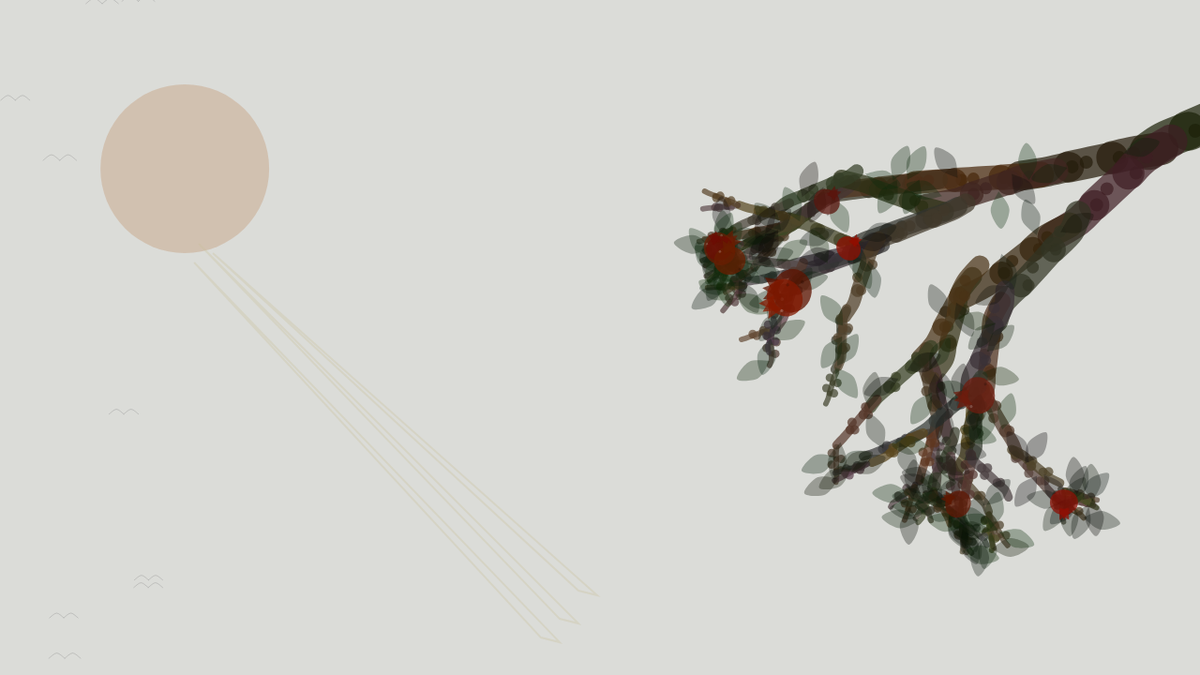
Frame 1 (no input)
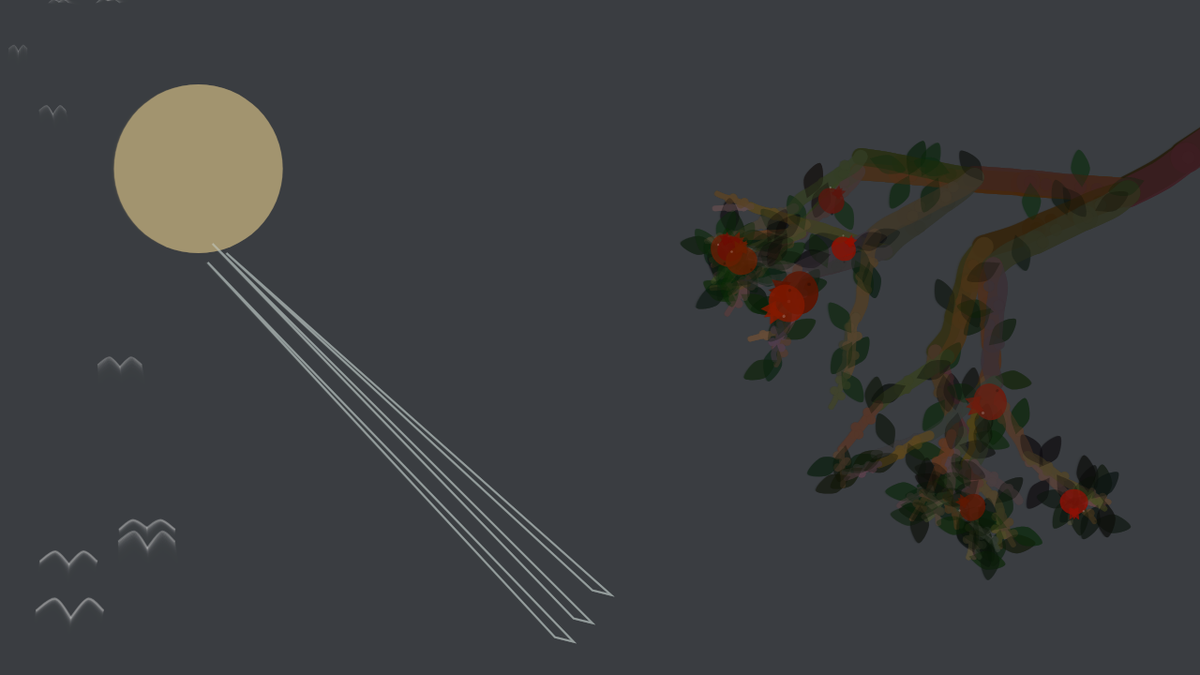
Frame 60 (no input)
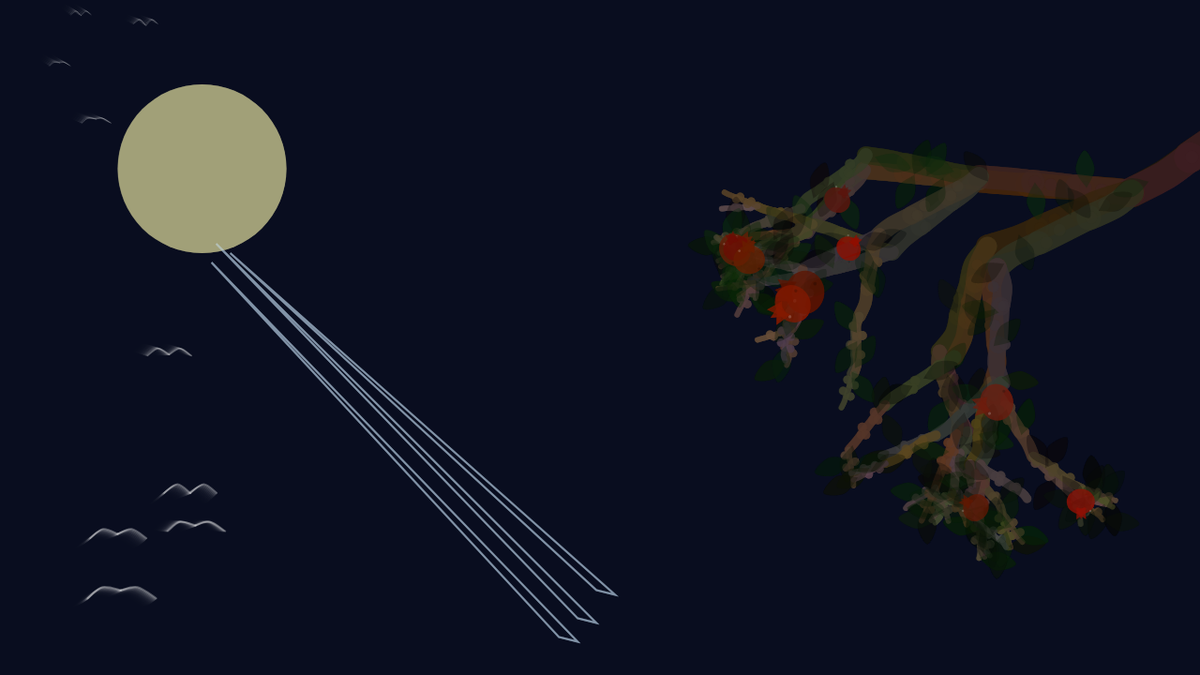
Frame 120 (the mouse pressed at the canvas centre since frame 60)

The p5.js sketch that drew these frames (run headless with seeded random() and noise() and a simulated clock; from frame 60 on, the mouse is pressed at the canvas centre):

// p5.js sketch
// ── sketch.js
//Finding references in the NOC example code by Prof. Moon.
let canvas;
let bgColor;
let smColor;
let dyColor;
let ltColor;
let joints = [];
let branches = [];
let pomes = [];
let pomeleaves = [];
let sunmoon;
let dayans = [];

function setup() {
  canvas = createCanvas(1280, 720);
  noCursor();

  let start1 = createVector(width + 80, height / 7.5);
  joints.push(start1);
  branch(start1, -PI / 7, 150);

  sunmoon = new SunMoon(width / 6.5, height / 4, 180);
  
  for (let i = 0; i < 9; i++) {
    dayans.push(new Dayan(random(0, 200), random(height)));
  }
}

function draw() {
  let xOffset = sin(frameCount * 0.01) * 20;
  translate(xOffset, 0);

  bgColor = color(
    map(sin(frameCount * 0.01), -1, 1, 255, 0),
    map(sin(frameCount * 0.01), -1, 1, 255, 5),
    map(sin(frameCount * 0.01), -1, 1, 200, 25),
    70
  );
  background(bgColor);

  let windForce = map(sin(frameCount * 0.05), -1, 1, -0.1, 0.1);

  let wind = createVector(windForce, 0);

  sunmoon.update();
  sunmoon.display();

  for (let i = 0; i < branches.length; i++) {
    branches[i].update(wind);
    branches[i].display();
  }

  for (let i = 0; i < pomeleaves.length; i++) {
    pomeleaves[i].display();
  }

  for (let i = 0; i < pomes.length; i++) {
    pomes[i].display();
  }

  for (let i = 0; i < dayans.length; i++) {
    let target = createVector(mouseX, mouseY);
    dayans[i].seek(target);
    dayans[i].avoidday(dayans);
    dayans[i].avoidbran(branches);
    dayans[i].update();
    dayans[i].reappear();
    dayans[i].display();
    dayans[i].waving = 5 * sin(frameCount * 0.05 + i * 0.5);
    dayans[i].farnear = map(
      dist(dayans[i].pos.x * 0.7, dayans[i].pos.y, 0, 0),
      0,
      600,
      0.5,
      2
    );
  }
}

function keyPressed() {
  if (key == "f") {
    let fs = fullscreen();
    fullscreen(!fs);
  }
}

function branch(from, angle, len, gen = 0) {
  let vector = p5.Vector.fromAngle(angle - PI).setMag(len);
  let to = p5.Vector.add(from, vector);

  joints.push(to);

  let thickness = map(len, 35, 150, 0.5, 45);
  let stiffness = map(len, 0, 150, 1, 0);

  branches.push(new Branch(from, to, thickness, 180, stiffness, gen));

  if (gen >= 1) {
    if (random() < 0.7) {
      pomeleaves.push(new PomeLeave(from, to, 1, 50));
    }
  }

  if (gen >= 4) {
    if (random() < 0.1) {
      pomes.push(new Pome(from, to, 1, 50));
    }
  }

  // alteration
  len = (len * 5) / 6;
  gen++;

  // recursion
  if (gen >= 0 && gen < 3) {
    let angle1 = angle + (PI / 8) * 0.5 + random(-0.1, 0.1);
    branch(to, angle1, len, gen);

    let angle2 = angle - (PI / 8) * 0.5 + random(-0.1, 0.1);
    branch(to, angle2, len, gen);
  } else if (gen >= 3 && gen < 7) {
    if (random() < 0.3) {
      let angle1 = angle + (PI / 8) * 0.8 + random(-0.5, 0.5);
      branch(to, angle1, len, gen);
    }

    if (random() < 0.2) {
      let angle1 = angle + (0.5 * PI) / 8 + random(-0.5, 0.5);
      branch(to, angle1, len, gen);
    }

    if (random() < 0.6) {
      let angle3 = angle - (0.5 * PI) / 8 + random(-0.5, 0.5);
      branch(to, angle3, len, gen);
    }

    if (random() < 0.8) {
      let angle4 = angle - (PI / 8) * 0.8 + random(-0.5, 0.5);
      branch(to, angle4, len, gen);
    }
  }
}

class SunMoon {
  constructor(x, y, size) {
    this.pos = createVector(x, y);
    this.size = size;
  }
  update() {
    this.pos.x = this.pos.x + sin(frameCount * 0.05) * 0.09;
  }
  display() {
    smColor = color(
      map(sin(frameCount * 0.01), -1, 1, 120, 255),
      map(sin(frameCount * 0.01), -1, 1, 10, 255),
      map(sin(frameCount * 0.01), -1, 1, 0, 180),
      80
    );

    ltColor = color(
      map(sin(frameCount * 0.01), -1, 1, 200, 200),
      map(sin(frameCount * 0.01), -1, 1, 150, 230),
      map(sin(frameCount * 0.01), -1, 1, 50, 255),
      80
    );

    push();
    noStroke();
    fill(smColor);
    circle(this.pos.x, this.pos.y, this.size);
    pop();

    push();
    translate(this.pos.x, this.pos.y);
    strokeWeight(2);
    stroke(ltColor);
    noFill();
    rotate(sin(frameCount * 0.1) * 0.002);
    triangle(30, 90, 420, 450, 440, 455);
    triangle(15, 80, 400, 480, 420, 485);
    triangle(10, 100, 380, 500, 400, 505);
    pop();
  }
}

class Branch {
  constructor(from, to, thickness, len, stiffness, gen) {
    this.from = from;
    this.to = to;
    this.thickness = thickness;
    this.len = (len * thickness) / 30;
    this.k = stiffness;
    this.bend = (random(-10, 10) * thickness) / 30;
    this.gen = gen;
    let inc = 7;
    this.col = color(
      40 + random(-20, 20) + gen * inc,
      28 + random(-10, 10) + gen * inc,
      14 + random(-20, 20) + gen * inc,
      180
    );
  }

  update(wind) {
    let vector = p5.Vector.sub(this.to, this.from);
    let distance = vector.mag();
    let stretch = distance - this.len;
    let force = vector
      .copy()
      .normalize()
      .mult(stretch * this.k);

    force.add(wind);
    this.from.add(force);
    this.to.sub(force);
  }

  display() {
    let midX1 = lerp(this.from.x, this.to.x, 1 / 6);
    let midY1 = lerp(this.from.y, this.to.y, 1 / 6);

    let midX2 = lerp(this.from.x, this.to.x, 1 / 3);
    let midY2 = lerp(this.from.y, this.to.y, 1 / 3);

    let midX3 = lerp(this.from.x, this.to.x, 1 / 2);
    let midY3 = lerp(this.from.y, this.to.y, 1 / 2);

    let midX4 = lerp(this.from.x, this.to.x, 2 / 3);
    let midY4 = lerp(this.from.y, this.to.y, 2 / 3);

    let midX5 = lerp(this.from.x, this.to.x, 5 / 6);
    let midY5 = lerp(this.from.y, this.to.y, 5 / 6);
    push();
    stroke(this.col);
    noFill();

    beginShape();
    strokeWeight(this.thickness);

    curveVertex(this.from.x, this.from.y);
    curveVertex(this.from.x, this.from.y);
    curveVertex(midX1 + this.bend, midY1);
    curveVertex(midX2 + this.bend * 0.4, midY2);
    curveVertex(midX2 + this.bend * 0.4, midY2);
    endShape();

    beginShape();
    strokeWeight(this.thickness * 0.95);
    curveVertex(midX2 + this.bend * 0.4, midY2);
    curveVertex(midX2 + this.bend * 0.4, midY2);
    curveVertex(midX3, midY3);
    curveVertex(midX4 - this.bend * 0.4, midY4);
    curveVertex(midX4 - this.bend * 0.4, midY4);
    endShape();

    beginShape();
    strokeWeight(this.thickness * 0.9);
    curveVertex(midX4 - this.bend * 0.4, midY4);
    curveVertex(midX4 - this.bend * 0.4, midY4);
    curveVertex(midX5 - this.bend, midY5);
    curveVertex(this.to.x, this.to.y);
    curveVertex(this.to.x, this.to.y);
    endShape();
    pop();

    push();
    noStroke();
    fill(this.col);
    ellipse(midX1 - 5, midY1, 15 - this.gen);
    ellipse(midX2 + 5, midY2, 15 - this.gen);
    ellipse(midX3 - 5, midY3, 15 - this.gen);
    ellipse(midX4 + 5, midY4, 15 - this.gen);
    pop();
  }
}

class PomeLeave {
  constructor(from, to, pct, size) {
    this.from = from;
    this.to = to;
    this.pct1 = pct * random(0.2, 0.5);
    this.pct2 = pct * random(0.5, 1);
    this.size = size * random(0.25, 0.4);
    this.col = color(
      10 + random(-5, 5),
      25 + random(-20, 20),
      8 + random(-5, 5),
      80
    );

    this.angle = random(PI * 2);
  }
  display() {
    let Px1 = lerp(this.from.x, this.to.x, this.pct1);
    let Py1 = lerp(this.from.y, this.to.y, this.pct1);

    push();
    translate(Px1, Py1); // anchor of the transformation
    rotate(this.angle);
    noStroke();
    fill(this.col);
    beginShape();
    curveVertex(0, 0);
    curveVertex(0, 0);
    curveVertex(-10, 20);
    curveVertex(sin(frameCount * 0.05) * 2, 40);
    curveVertex(10, 20);
    curveVertex(0, 0);
    curveVertex(0, 0);
    endShape();
    pop();

    let Px2 = lerp(this.from.x, this.to.x, this.pct2);
    let Py2 = lerp(this.from.y, this.to.y, this.pct2);

    push();
    translate(Px2, Py2); // anchor of the transformation
    rotate(this.angle);
    noStroke();
    fill(this.col);
    beginShape();
    curveVertex(0, 0);
    curveVertex(0, 0);
    curveVertex(-10, -20);
    curveVertex(sin(frameCount * 0.05) * 2, -40);
    curveVertex(10, -20);
    curveVertex(0, 0);
    curveVertex(0, 0);
    endShape();
    pop();
  }
}

class Pome {
  constructor(from, to, pct, size) {
    this.from = from;
    this.to = to;
    this.pct = pct * random(0.2, 0.8);
    this.size = size * random(0.5, 1);
    this.angle = random(PI * 2);
    this.col = color(
      120 + random(-30, 30),
      20 + random(-10, 10),
      5 + random(-10, 10),
      190
    );
  }
  display() {
    push();
    noStroke();
    fill(this.col);
    let Px = lerp(this.from.x, this.to.x, this.pct);
    let Py = lerp(this.from.y, this.to.y, this.pct);
    translate(Px, Py);
    rotate(this.angle + sin(frameCount * 0.05) * 0.02);
    ellipse(0, 0, this.size, this.size * 0.9);
    pop();

    push();
    translate(Px, Py);
    rotate(this.angle + sin(frameCount * 0.05) * 0.02);
    noStroke();
    fill(this.col);
    triangle(
      0,
      5 - this.size * 0.8,
      0 - this.size * 0.2,
      5 - this.size * 0.4,
      0 + this.size * 0.2,
      5 - this.size * 0.4
    );
    rotate(PI / 6);
    triangle(
      -5,
      5 - this.size * 0.8,
      -5 - this.size * 0.2,
      5 - this.size * 0.4,
      -5 + this.size * 0.2,
      5 - this.size * 0.4
    );
    rotate(-PI / 3);
    triangle(
      5,
      5 - this.size * 0.8,
      5 - this.size * 0.2,
      5 - this.size * 0.4,
      5 + this.size * 0.2,
      5 - this.size * 0.4
    );
    pop();

    push();
    translate(Px, Py);
    rotate(this.angle);
    strokeWeight(0.5);
    noStroke();
    fill(255, 50);
    circle(-10, -10, this.size * 0.08);
    fill(0, 50);
    circle(10, 10, this.size * 0.08);
    pop();
  }
}

class Dayan {
  constructor(x, y) {
    this.pos = createVector(x, y);
    this.vel = createVector();
    this.acc = createVector();
    //
    this.size = random(15, 18);
    this.mass = 1.5;
    //
    this.maxSpeed = 2;
    this.maxSteerForce = 0.1;
    //
    this.brakeRad = 10;
    this.senseRad = 10;
    //
    this.waving = 5 * sin(frameCount * 0.05);
    this.farnear = 1;
  }
  attracted(target) {
    let vector = p5.Vector.sub(target, this.pos);
    vector.mult(0.5);
    this.applyForce(vector);
    //
    this.vel.mult(0.9);
  }
  seek(target) {
    let desiredVel = p5.Vector.sub(target, this.pos);
    let distance = desiredVel.mag();

    desiredVel.normalize(); // direction

    // arriving
    if (distance < this.brakeRad) {
      let speed = map(distance, 0, this.brakeRad, 0, this.maxSpeed);
      desiredVel.mult(speed * 0.5);
    } else {
      desiredVel.mult(this.maxSpeed * 0.5); // desire
    }

    let steerForce = p5.Vector.sub(desiredVel, this.vel);
    steerForce.limit(this.maxSteerForce);

    this.applyForce(steerForce);
  }
  avoidday(dayans) {
    for (let dayan of dayans) {
      if (this === dayan) continue;
      let desiredVel = p5.Vector.sub(dayan.pos, this.pos);
      let distance = desiredVel.mag();
      desiredVel.normalize(); // direction
      if (distance > this.senseRad + 50) continue;
      desiredVel.mult(-this.maxSpeed);

      let steerForce = p5.Vector.sub(desiredVel, this.vel);
      steerForce.limit(this.maxSteerForce * 0.5); //***

      this.applyForce(steerForce);
    }
  }
  avoidbran(branches) {
    for (let i = 0; i < branches.length; i++) {
      let branch = branches[i];

      let desiredVecFrom = p5.Vector.sub(branch.from, this.pos);
      let desiredVecTo = p5.Vector.sub(branch.to, this.pos);

      let distanceFrom = desiredVecFrom.mag();
      let distanceTo = desiredVecTo.mag();

      if (distanceFrom < this.senseRad + 50) {
        desiredVecFrom.normalize();
        desiredVecFrom.mult(this.maxSpeed);
        desiredVecFrom.mult(-1); // *** flip this to avoid!

        let steerForceFrom = p5.Vector.sub(desiredVecFrom, this.vel);
        steerForceFrom.limit(this.maxSteerForce);

        this.applyForce(steerForceFrom);
      }

      if (distanceTo < this.senseRad + 50) {
        desiredVecTo.normalize();
        desiredVecTo.mult(this.maxSpeed);
        desiredVecTo.mult(-1); // *** flip this to avoid!

        let steerForceTo = p5.Vector.sub(desiredVecTo, this.vel);
        steerForceTo.limit(this.maxSteerForce);

        this.applyForce(steerForceTo);
      }
    }
  }
  reappear() {
    if (this.pos.x < 0) {
      this.pos.x = 0;
    } else if (this.pos.x > width) {
      this.pos.x = width;
    }
    if (this.pos.y < 0) {
      this.pos.y = 0;
    } else if (this.pos.y > height) {
      this.pos.y = height;
    }
  }
  update() {
    this.vel.add(this.acc);
    this.pos.add(this.vel);
    this.acc.mult(0);
  }
  applyForce(f) {
    if (this.mass <= 0) {
      console.log("Wrong mass");
      return;
    }
    let force = f.copy();
    force.div(this.mass);
    this.acc.add(force);
  }
  display() {
    dyColor = color(
      map(sin(frameCount * 0.01), -1, 1, 0, 255),
      map(sin(frameCount * 0.01), -1, 1, 0, 255),
      map(sin(frameCount * 0.01), -1, 1, 0, 255),
      80
    );

    push();
    translate(this.pos.x, this.pos.y);
    scale(this.farnear);
    noFill();
    stroke(dyColor);

    beginShape();
    curveVertex(0, 0);
    curveVertex(0, 0);
    curveVertex(
      -this.size / 2 - this.waving * 0.25,
      -this.size / 3 + this.waving
    );
    curveVertex(-this.size, this.waving);
    curveVertex(-this.size - this.waving * 0.25, this.waving);
    endShape();

    noFill();
    stroke(dyColor);
    beginShape();
    curveVertex(0, 0);
    curveVertex(0, 0);
    curveVertex(this.size / 2, -this.size / 3 + this.waving);
    curveVertex(this.size + this.waving * 0.25, this.waving);
    curveVertex(this.size + this.waving * 0.25, this.waving);
    endShape();
    pop();
  }
}
